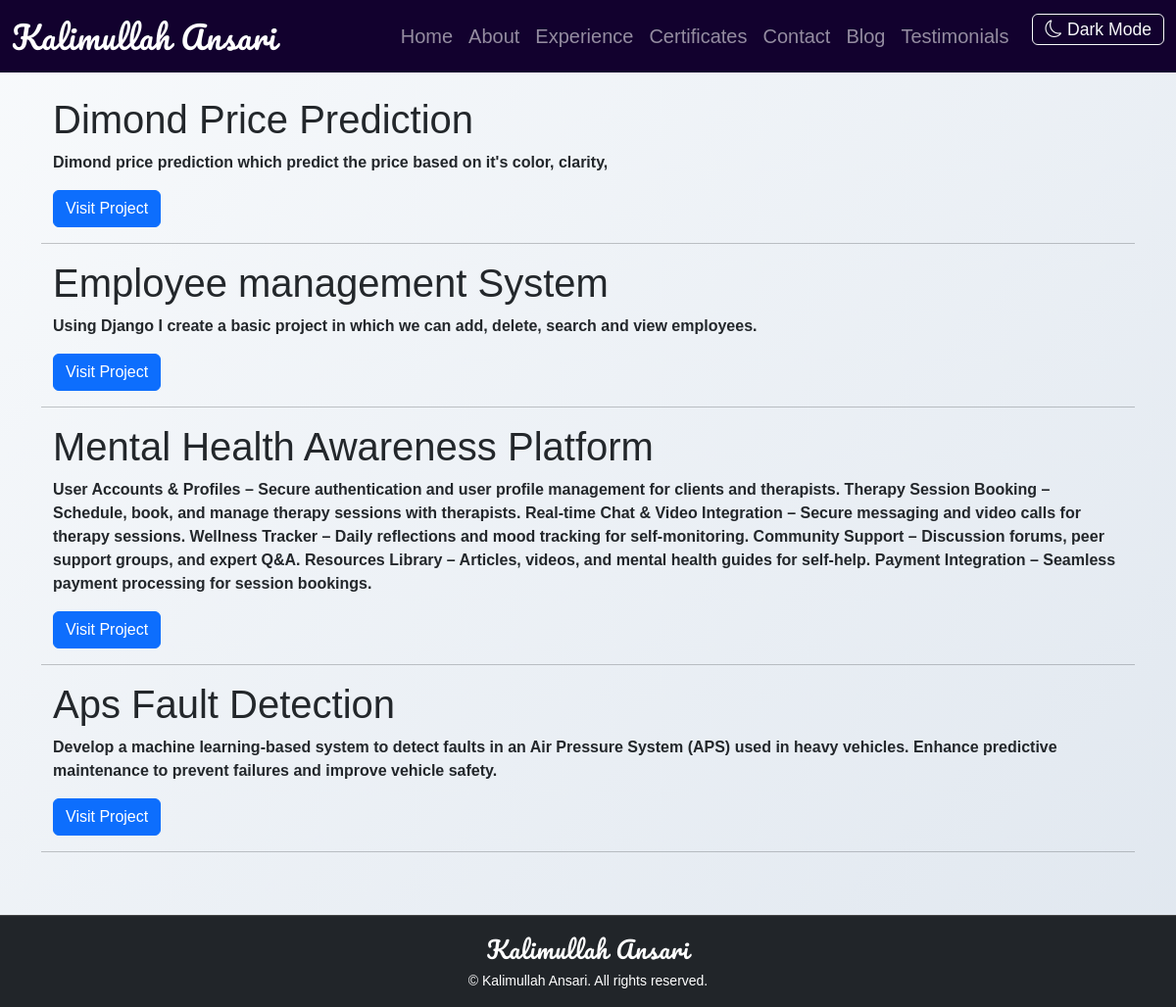
/projects/, run on the app's committed database.
### resumeApp/models.py (models this page shows, shortened)
class Project(models.Model):
    user = models.ForeignKey(User, on_delete=models.CASCADE, related_name='projects')
    title = models.CharField(max_length=200)
    description = models.TextField()
    image = models.ImageField(upload_to='images/')
    link = models.URLField(default='http://default.url.com')

### resumeApp/views.py (the view)
# urls.py: path("projects/",views.projects,name="projects"),
def projects (request):
    pr = Project.objects.all()
    return render (request,"projects.html",{"pr" : pr})

### resumeApp/templates/projects.html
{% extends 'base.html'%}
  {% block content1 %}
  {% for p in pr %}
    <div class="container">
      <b>
      <h1>{{ p.title }}</h1>
      <p>{{ p.description }}</p>
      <a href="{{ p.link }}" class="btn btn-primary">Visit Project</a>
      </b>
    </div>
    <hr>
  {% endfor %}
  {% endblock content1 %}

### resumeApp/templates/base.html (shortened to what this page needs)
{% load static %}
<!DOCTYPE html>
<html lang="en">
  <head>
    <link href="https://cdn.jsdelivr.net/npm/bootstrap@5.3.2/dist/css/bootstrap.min.css" rel="stylesheet">
    <link rel="stylesheet" href="{% static 'css/style.css' %}" />
  </head>
  <body>
    <nav class="navbar navbar-expand-lg navbar-dark bg-dark">
      <div class="container-fluid">
        <span class="navbar-brand" style="font-family: 'Pacifico', cursive; font-size: 2rem; letter-spacing: 1px;">Kalimullah Ansari</span>
        <div class="collapse navbar-collapse" id="navbarNav">
          <ul class="navbar-nav ms-auto">
            <li class="nav-item"><a class="nav-link" href="/">Home</a></li>
            <li class="nav-item"><a class="nav-link" href="/about">About</a></li>
            <li class="nav-item"><a class="nav-link" href="/experience">Experience</a></li>
            <li class="nav-item"><a class="nav-link" href="/certificate">Certificates</a></li>
            <li class="nav-item"><a class="nav-link" href="/contact">Contact</a></li>
            <li class="nav-item"><a class="nav-link" href="/blog/">Blog</a></li>
            <li class="nav-item"><a class="nav-link" href="/testimonials/">Testimonials</a></li>
            <li class="nav-item">
              <button id="darkModeToggle" class="btn btn-outline-light ms-3" type="button" style="padding: 2px 12px; font-size: 1.1em;">
                <span id="darkModeIcon" class="bi bi-moon"></span> Dark Mode
              </button>
            </li>
          </ul>
        </div>
      </div>
    </nav>
    <main class="container my-4">
        {% block content1 %}{% endblock %}
    </main>
    <footer class="bg-dark text-white text-center py-3 mt-4" style="border-top: 1px solid #444;">
      <div class="container">
        <div style="font-family: 'Pacifico', cursive; font-size: 1.5rem; letter-spacing: 1px;">Kalimullah Ansari</div>
        <small class="d-block mt-1">&copy; {{ now|date:'Y' }} Kalimullah Ansari. All rights reserved.</small>
      </div>
    </footer>
    <link rel="stylesheet" href="https://cdn.jsdelivr.net/npm/bootstrap-icons@1.10.5/font/bootstrap-icons.css">
  </body>
</html>

### resumeApp/static/css/style.css (style rules this page uses)
:root { --bg-main: rgb(3, 56, 78); --text-main: white; --card-bg: #002244; --accent: #4fffb0; --navbar-bg: rgb(18, 1, 46); }
body { background: linear-gradient(135deg, #f8fafc 0%, #e0e7ef 100%); color: #23272b; font-family: 'Poppins', sans-serif; min-height: 100vh; display: flex; flex-direction: column; }
.navbar-dark { background-color: var(--navbar-bg) !important; }
.navbar-nav .nav-link { font-size: 20px; }
.navbar-brand { font-size: 25px; }
.navbar-dark { background-color: rgb(18, 1, 46); }
html, body { height: 100%; }
main.container { flex: 1 0 auto; }
footer { flex-shrink: 0; }
main.container, .card, .jumbotron, .about-text, .tech-stack, .name, .title, .card-title, .card-text, .lead, .form-control, .alert { color: #23272b !important; }
a, a:visited { color: #0d6efd; }

### data on the page
Project: title "Dimond Price Prediction", description "Dimond price prediction which predict the price based on it's color, clarity,"
Project: title "Employee management System", description "Using Django I create a basic project in which we can add, delete, search and view employees."
Project: title "Mental Health Awareness Platform", description "User Accounts & Profiles – Secure authentication and user profile management for clients and therapists. Therapy Session Booking – Schedule, book, and manage therapy sessions with therapists. Real-time Chat & Video Integration – Secure messaging and video calls for therapy sessions. Wellness Tracker – Daily reflections and mood tracking for self-monitoring. Community Support – Discussion forums, peer support groups, and expert Q&A. Resources Library – Articles, videos, and mental health guides for self-help. Payment Integration – Seamless payment processing for session bookings."
Project: title "Aps Fault Detection", description "Develop a machine learning-based system to detect faults in an Air Pressure System (APS) used in heavy vehicles. Enhance predictive maintenance to prevent failures and improve vehicle safety."
